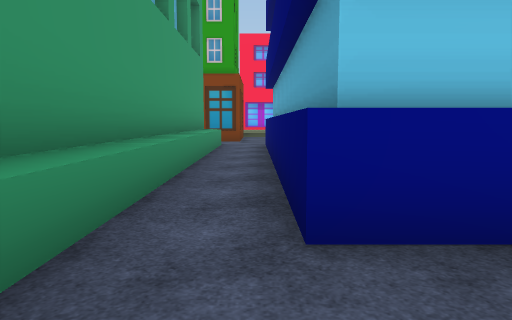
View 1 (above)

24 first-person views from a walk through a Unity game level. The camera is 1.3 m above the floor, tilts 6° down and sees 70° across. The floor is counted in squares, 2 m on a side. Each view is taken from the middle of a square. On the plan, view 1 faces up. The plan holds only what a view shows up to about 11 squares ahead; the rest is blank. The place goes on beyond the plan. Some surface patterns are stand-ins.

View 2
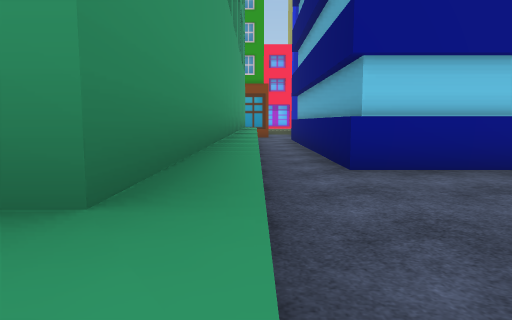

View 3
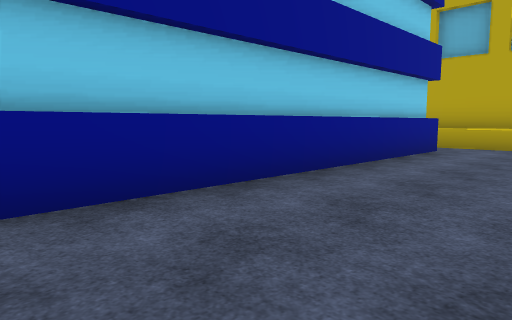

View 4
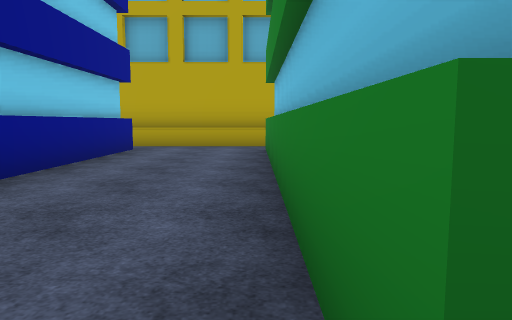

View 5
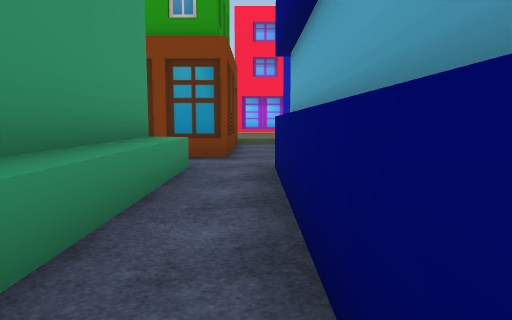

View 6
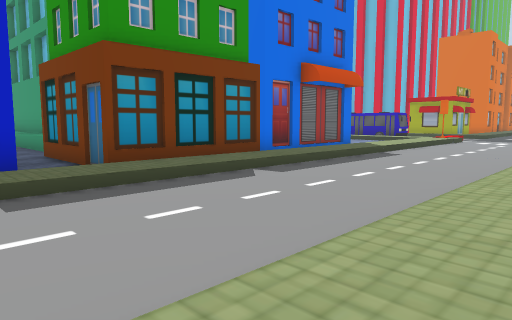

View 7
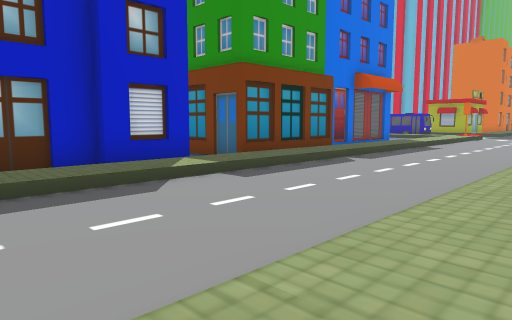

View 8
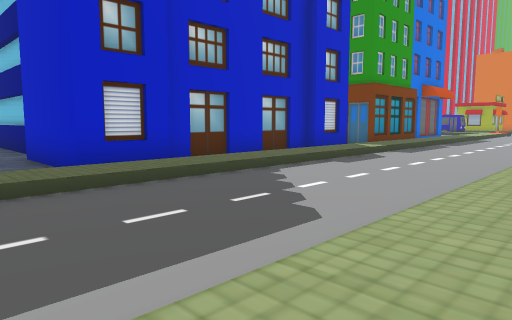

View 9
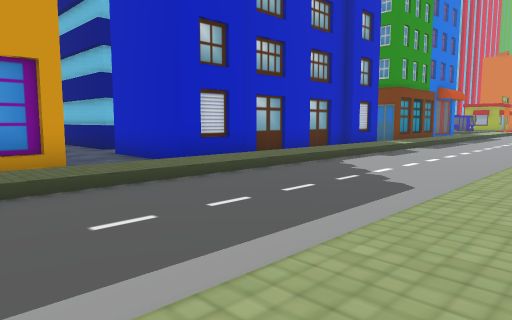

View 10
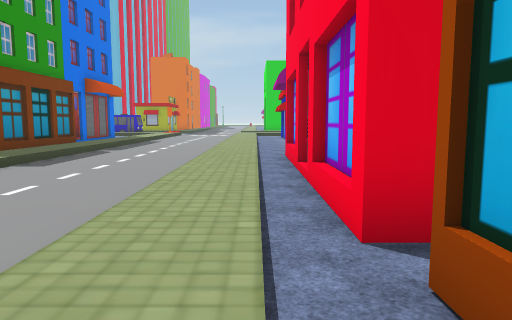

View 11
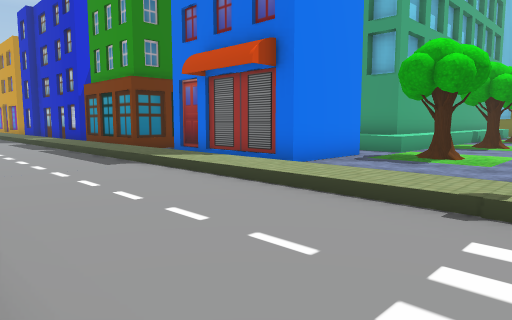

View 12
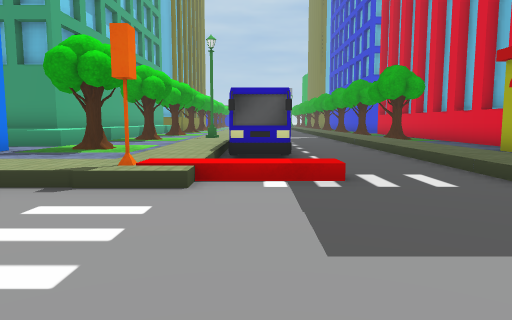

View 13
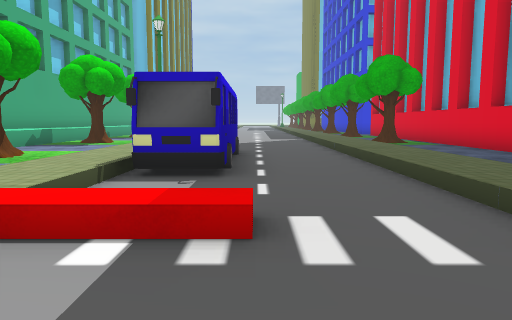

View 14
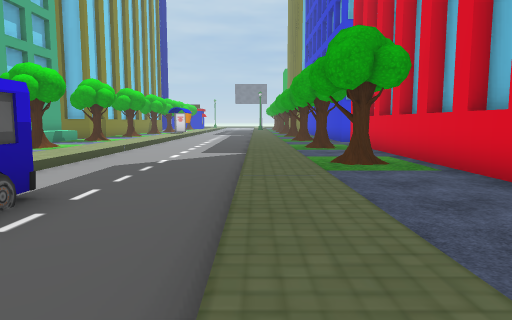

View 15
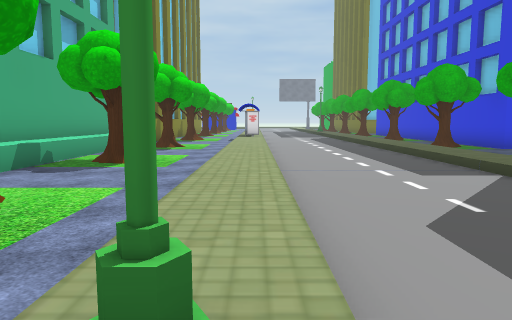

View 16
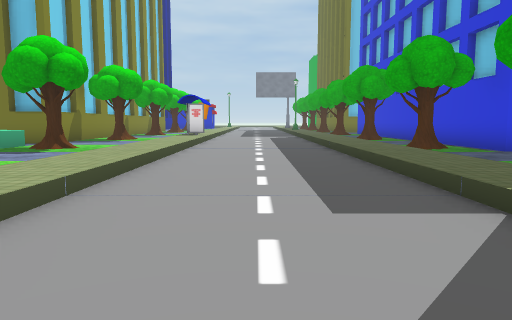

View 17
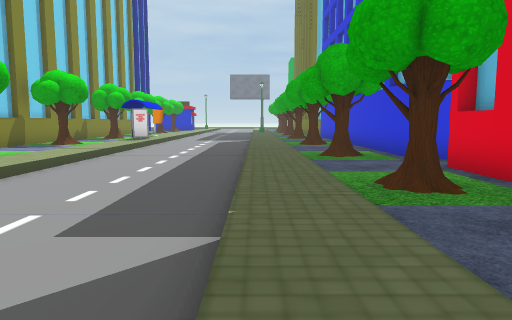

View 18
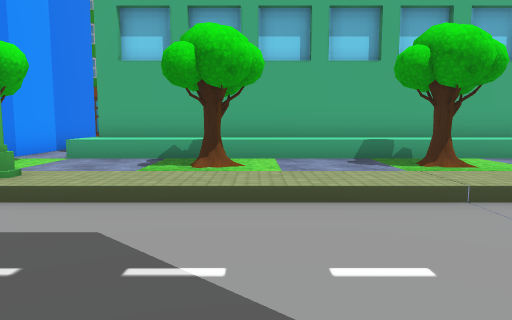

View 19
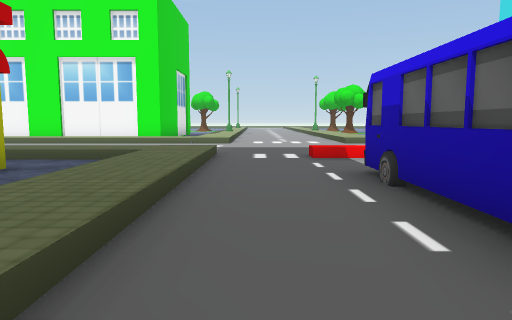

View 20
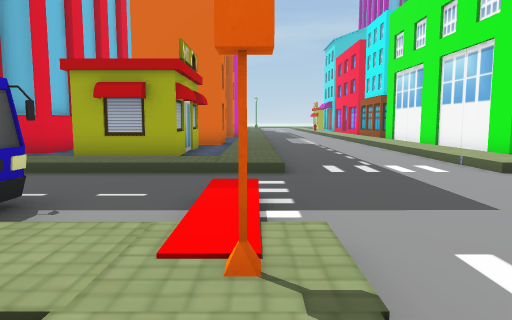

View 21
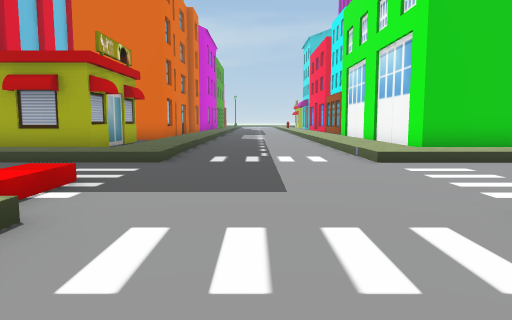

View 22
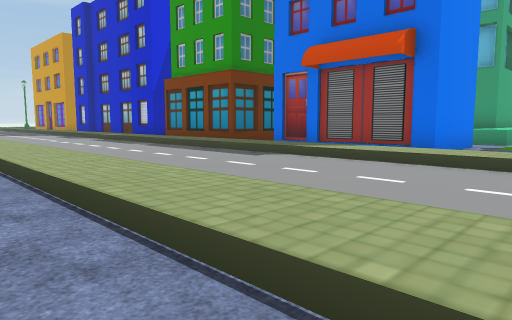

View 23
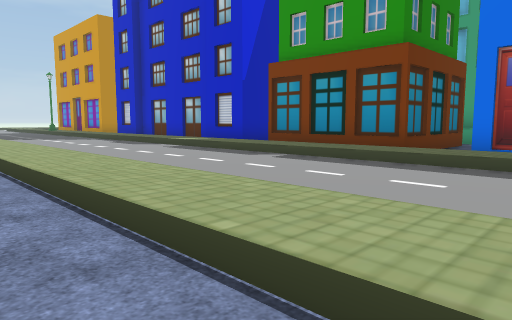

View 24
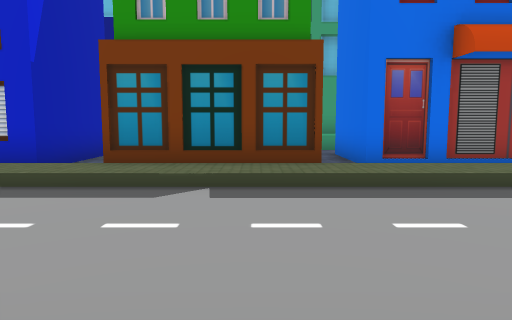

### Floor plan
Key: @ floor where view 1 was taken; # wall or solid block; . main floor; : floor 0.25 m higher than the main floor; / step, stairs or slope; ^ raised ledge; B building; T tree; U bus; S streetlight; O other object.
Columns run from 23 left of view 1 to 13 right of it. Each row starts with its distance up from view 1.
 22 BBB //.    .... .O....#######.BBBB
 21 //////..   //////////////////////////
 20 //////.../ /////////////////////////
 19 .....................................
 18 .....................................
 17 ....................................
 16 :::::/.//#::::::::::::::::::::::::::
 15 ....//...:/........BBBB.OO.....O....
 14 ###.//..U:/...O####B  B.OOOOOOO O.##
 13   #.//..U:/...### #B  B.O       O.
 12   #.//..U:/...#####B BB.O       O.
 11  ...//..U:/.T...  ..  ..        ..
 10 ##..//..U:/...^^  ^^  ^.#      #.
  9  #..//...S/...#       ^.#      #.
  8  #..//...:/...#       ^.#      #.
  7  #.T//...:/.T.#       ^.#
  6  #..//...:/...#       ^.#
  5  #..//...:/...#       ^.#
  4  #..//...:/...#       ^.#
  3  #.T//...:/.T.#       ^.#        #
  2  #.T//...:/.T.#       ^.########.#
  1  #..//...:/...#       ^..........#
  0  ...//...:/...#       ^@.........#
 -1  #..//...:/...#       ^..........#
 -2  #.T//...//.T.#      #^.########
 -3  #..//...:/...        .
 -4  #..//...:/..###

Where each view was taken, in squares from view 1:
view 1: 0 up, 0 right, facing up
view 2: 3 down, 1 left, facing up
view 3: 1 down, 0 right, facing up-right
view 4: 1 down, 0 right, facing right
view 5: 5 up, 0 right, facing up
view 6: 21 up, 2 right, facing down-left
view 7: 21 up, 5 right, facing down-left
view 8: 21 up, 11 right, facing down-left
view 9: 21 up, 13 right, facing down-left
view 10: 21 up, 8 right, facing left
view 11: 20 up, 14 left, facing down-right
view 12: 20 up, 15 left, facing down
view 13: 18 up, 16 left, facing down
view 14: 14 up, 18 left, facing down
view 15: 10 up, 14 left, facing down
view 16: 7 up, 16 left, facing down
view 17: 7 up, 18 left, facing down
view 18: 6 up, 18 left, facing right
view 19: 9 up, 17 left, facing up
view 20: 16 up, 12 left, facing left
view 21: 18 up, 12 left, facing left
view 22: 22 up, 12 left, facing down-right
view 23: 22 up, 7 left, facing down-right
view 24: 21 up, 3 left, facing down
